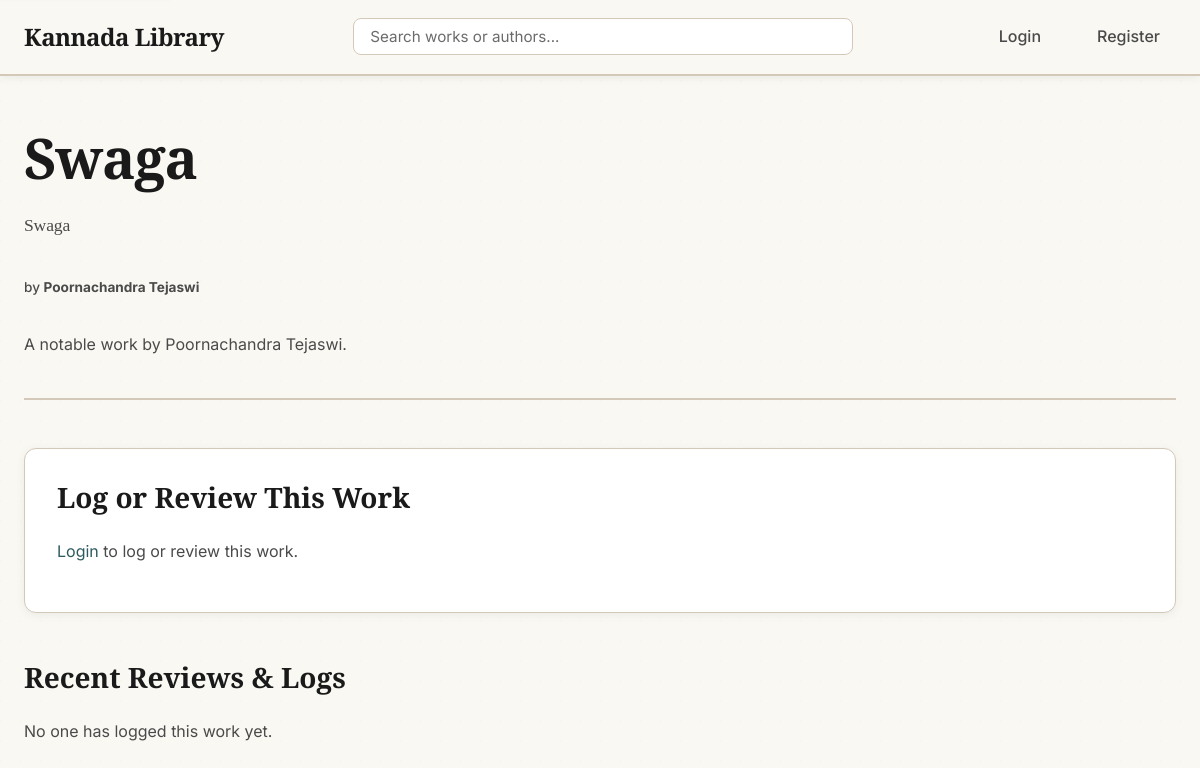
/work/20, run on an earlier commit of the app's database.
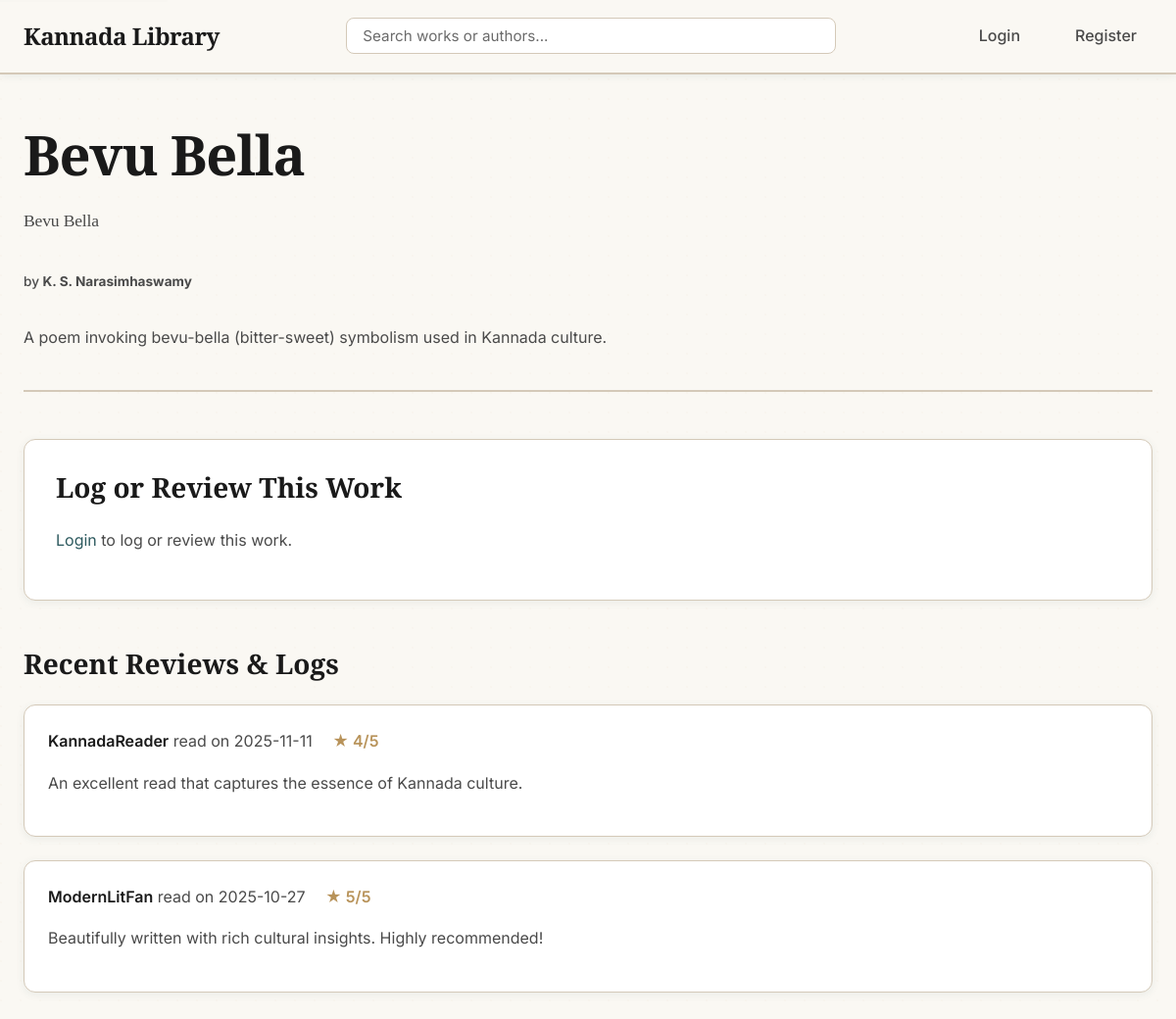
And on a later commit of the database.
### tables this page shows
CREATE TABLE Work (
    work_id INTEGER PRIMARY KEY AUTOINCREMENT,
    author_id INTEGER NOT NULL,
    title_kannada TEXT NOT NULL,
    title_english TEXT NOT NULL,
    synopsis TEXT,
    cover_image_url TEXT, -- e.g., 'kanooru_heggadithi.jpg'
    type TEXT, -- 'Novel', 'Poetry', 'Play'
    genres TEXT, -- JSON array of genres, e.g., '["Novel", "Social"]'
    FOREIGN KEY (author_id) REFERENCES Author (author_id)
);

CREATE TABLE Author (
    author_id INTEGER PRIMARY KEY AUTOINCREMENT,
    name_kannada TEXT NOT NULL,
    name_english TEXT NOT NULL,
    biography TEXT,
    image_url TEXT, -- e.g., 'kuvempu.jpg'
    era TEXT
);

CREATE TABLE Review (
    review_id INTEGER PRIMARY KEY AUTOINCREMENT,
    user_id INTEGER NOT NULL,
    work_id INTEGER NOT NULL,
    rating INTEGER NOT NULL,  -- Rating from 1 to 5
    review_text TEXT,         -- The written review (can be empty)
    date_read DATE NOT NULL,  -- The "diary date"
    date_logged TIMESTAMP DEFAULT CURRENT_TIMESTAMP,
    FOREIGN KEY (user_id) REFERENCES User (user_id),
    FOREIGN KEY (work_id) REFERENCES Work (work_id)
);

CREATE TABLE User (
    user_id INTEGER PRIMARY KEY AUTOINCREMENT,
    username TEXT NOT NULL UNIQUE,
    email TEXT NOT NULL UNIQUE,
    password_hash TEXT NOT NULL
);

### app.py (the view, shortened to what this page needs)
@app.route('/work/<int:work_id>', methods=['GET', 'POST'])
def work_details(work_id):
    db = get_db()
    work = db.execute('''
        SELECT
            Work.*,
            Author.name_kannada as author_kannada,
            Author.name_english as author_english,
            Author.image_url as author_image_url
        FROM Work
        JOIN Author ON Work.author_id = Author.author_id
        WHERE Work.work_id = ?
    ''', (work_id,)).fetchone()
    if work is None:
        abort(404)
    reviews = db.execute('''
        SELECT Review.*, User.username
        FROM Review
        JOIN User ON Review.user_id = User.user_id
        WHERE Review.work_id = ?
        ORDER BY Review.date_logged DESC
    ''', (work_id,)).fetchall()
    form = ReviewForm()
    user_review = None
    if current_user.is_authenticated:
        user_review = db.execute(
            'SELECT * FROM Review WHERE user_id = ? AND work_id = ?',
            (current_user.id, work_id)
        ).fetchone()
    return render_template('work_details.html', work=work, reviews=reviews, form=form, user_review=user_review)

### app.py
class ReviewForm(FlaskForm):
    rating = IntegerField('Rating (1-5)', validators=[DataRequired(), NumberRange(min=1, max=5)])
    review_text = TextAreaField('Review (Optional)', validators=[Length(max=5000)])
    date_read = DateField('Date Read', format='%Y-%m-%d', default=datetime.date.today, validators=[DataRequired()])
    submit = SubmitField('Log Book')

### app.py (called while the page is built)
def get_db():
    db = getattr(g, '_database', None)
    if db is None:
        db = g._database = sqlite3.connect(DATABASE)
        db.row_factory = sqlite3.Row
    return db

@app.teardown_appcontext
def close_connection(exception):
    db = getattr(g, '_database', None)
    if db is not None:
        db.close()

### templates/work_details.html (shortened to what this page needs)
{% extends "layout.html" %}
{% block content %}
    <div class="work-header">
        <h1>{{ work.title_kannada }}</h1>
        <h2>{{ work.title_english }}</h2>
        <p class="work-author">by <strong>{{ work.author_english }}</strong></p>
        {% if work.synopsis %}
            <p>{{ work.synopsis }}</p>
        {% endif %}
    </div>
    <div class="review-section">
        <h3>Log or Review This Work</h3>
        {% if current_user.is_authenticated %}
            <form method="POST" action="" class="auth-form">
                {{ form.hidden_tag() }}
                <div class="form-group">
                    {{ form.rating.label(class="form-label") }}
                    {{ form.rating(class="form-input", min="1", max="5", placeholder="1-5") }}
                    {% if form.rating.errors %}
                        <ul class="errors">
                            {% for error in form.rating.errors %}
                                <li>{{ error }}</li>
                            {% endfor %}
                        </ul>
                    {% endif %}
                </div>
                <div class="form-group">
                    {{ form.date_read.label(class="form-label") }}
                    {{ form.date_read(class="form-input", type="date") }}
                    {% if form.date_read.errors %}
                        <ul class="errors">
                            {% for error in form.date_read.errors %}
                                <li>{{ error }}</li>
                            {% endfor %}
                        </ul>
                    {% endif %}
                </div>
                <div class="form-group">
                    {{ form.review_text.label(class="form-label") }}
                    {{ form.review_text(class="form-input", rows=5, placeholder="Share your thoughts...") }}
                    {% if form.review_text.errors %}
                        <ul class="errors">
                            {% for error in form.review_text.errors %}
                                <li>{{ error }}</li>
                            {% endfor %}
                        </ul>
                    {% endif %}
                </div>
                <div class="form-group">
                    {{ form.submit(class="btn btn-primary") }}
                </div>
            </form>
        {% else %}
            <p><a href="{{ url_for('login') }}">Login</a> to log or review this work.</p>
        {% endif %}
    </div>
    <div class="reviews-list">
        <h3>Recent Reviews & Logs</h3>
        {% if reviews %}
            {% for review in reviews %}
                <article class="review-card">
                    <p>
                        <strong>{{ review.username }}</strong> read on {{ review.date_read }}
                        <span class="rating">★ {{ review.rating }}/5</span>
                    </p>
                    {% if review.review_text %}
                        <p class="review-text">{{ review.review_text }}</p>
                    {% endif %}
                </article>
            {% endfor %}
        {% else %}
            <p>No one has logged this work yet.</p>
        {% endif %}
    </div>
{% endblock %}

### templates/layout.html (shortened to what this page needs)
<!DOCTYPE html>
<html lang="en">
<head>
    <link rel="stylesheet" href="{{ url_for('static', filename='style.css') }}">
    <link rel="stylesheet" href="https://code.jquery.com/ui/1.13.3/themes/base/jquery-ui.css">
</head>
<body>
    <nav role="navigation" aria-label="Main navigation">
        <div class="nav-container">
            <a href="{{ url_for('homepage') }}" class="nav-logo" aria-label="Kannada Library Home">Kannada Library</a>
            <div class="search-container">
                <form action="{{ url_for('search_results') }}" method="GET" class="search-form">
                    <input
                        type="text"
                        id="search-bar"
                        name="q"
                        placeholder="Search works or authors..."
                        aria-label="Search works or authors"
                        autocomplete="off"
                        value="{{ request.args.get('q', '') }}"
                    >
                </form>
            </div>
            <div class="nav-links">
                {% if current_user.is_authenticated %}
                    <a href="{{ url_for('user_profile', username=current_user.username) }}" aria-label="My Profile">My Profile</a>
                    <a href="{{ url_for('logout') }}">Logout</a>
                {% else %}
                    <a href="{{ url_for('login') }}">Login</a>
                    <a href="{{ url_for('register') }}">Register</a>
                {% endif %}
            </div>
        </div>
    </nav>
    <main id="main-content" class="content" role="main">
        {% block content %}{% endblock %}
    </main>
</body>
</html>

### templates/layout.html (style rules this page uses)
html { color-scheme: light !important; }
body { background-color: #faf8f3 !important; color: #1a1a1a !important; }

What changed in the data, as far as the page shows it:
changed Work: title_kannada "Swaga" → "Bevu Bella"; title_english "Swaga" → "Bevu Bella"; synopsis "A notable work by Poornachandra Tejaswi." → "A poem invoking bevu-bella (bitter-sweet) symbolism used in Kannada culture."
changed Author: author_english "Poornachandra Tejaswi" → "K. S. Narasimhaswamy"
added Review: username "KannadaReader", date_read "2025-11-11", rating "4", review_text "An excellent read that captures the essence of Kannada culture."
added Review: username "ModernLitFan", date_read "2025-10-27", rating "5", review_text "Beautifully written with rich cultural insights. Highly recommended!"
Also different on the page:
text no longer shown: "No one has logged this work yet."
